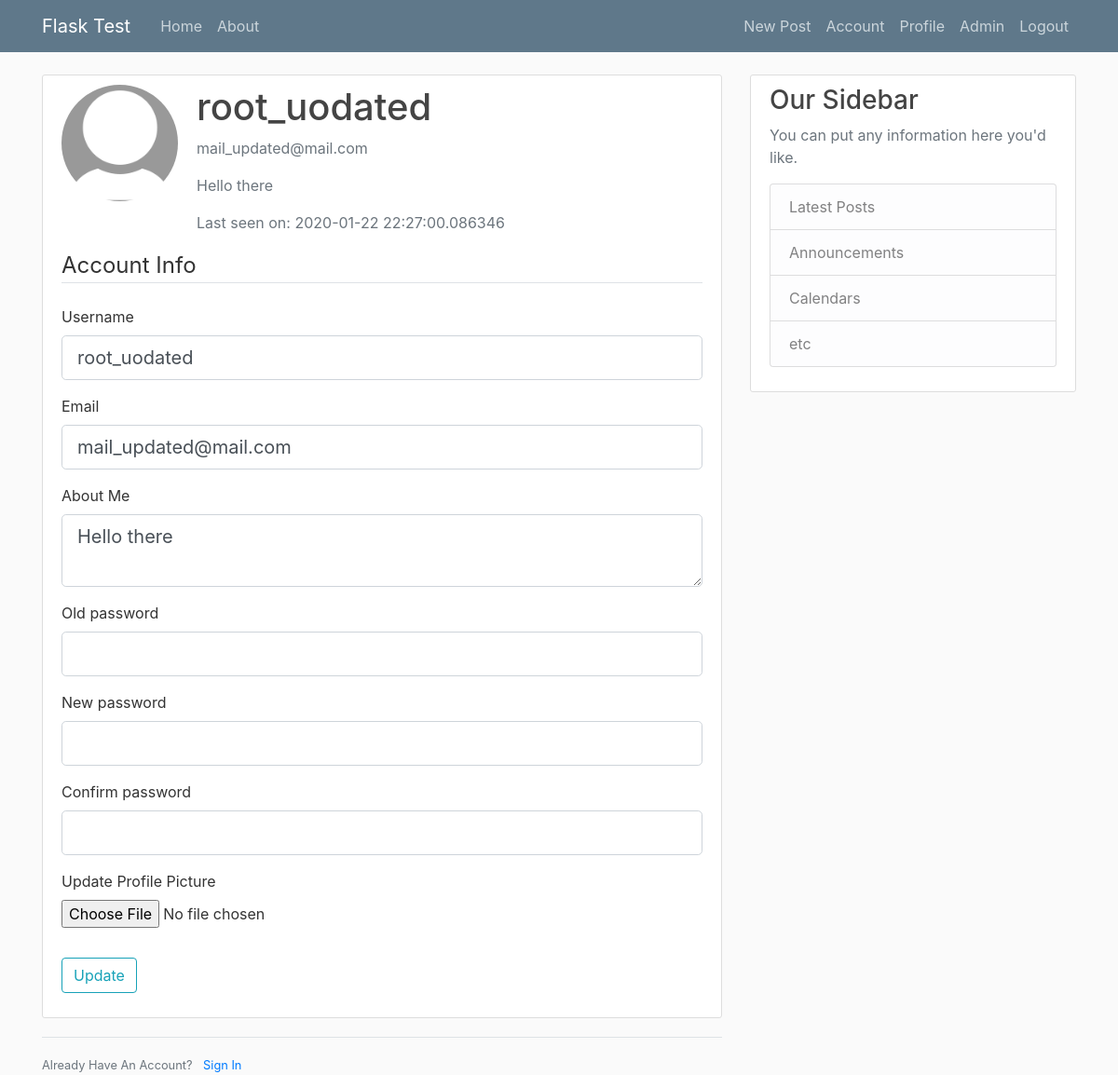
Screenshot of /account (signed in) with the database file from the repository.
### flaskblog/models.py (models this page shows, shortened)
class User(db.Model, UserMixin):
    id = db.Column(db.Integer, primary_key=True)
    username = db.Column(db.String(20), unique=True, nullable=False)
    email = db.Column(db.String(120), unique=True, nullable=False)
    image_file = db.Column(db.String(20), nullable=False,
                           default='default.jpg')
    password = db.Column(db.String(60), nullable=False)
    posts = db.relationship('Post', backref='author', lazy=True)
    about_me = db.Column(db.String(140))
    last_seen = db.Column(db.DateTime, default=datetime.utcnow)
    admin = db.Column(db.Boolean())
    notes = db.Column(db.UnicodeText)
    followed = db.relationship(
        'User', secondary=followers,
        primaryjoin=(followers.c.follower_id == id),
        secondaryjoin=(followers.c.followed_id == id),
        backref=db.backref('followers', lazy='dynamic'), lazy='dynamic')

### flaskblog/routes.py (the view)
@app.route("/account", methods=['GET', 'POST'])
@login_required
def account():
    form = UpdateAccountForm()
    if form.validate_on_submit():
        if form.picture.data:
            picture_file = save_picture(form.picture.data)
            current_user.image_file = picture_file
        current_user.username = form.username.data
        current_user.email = form.email.data
        current_user.about_me = form.about_me.data
        if bcrypt.check_password_hash(current_user.password,
                                      form.old_pass.data):
            hashed_password = bcrypt.generate_password_hash(
                form.new_pass.data).decode('utf-8')
            current_user.password = hashed_password
        else:
            flash('Old password is wrong!', 'danger')
            return redirect('account')
        db.session.commit()
        flash('Your account has been updated!', 'success')
        return redirect(url_for('account'))
    elif request.method == 'GET':
        form.username.data = current_user.username
        form.email.data = current_user.email
        form.about_me.data = current_user.about_me
    current_user_image_file = current_user.image_file.replace('\\', '/')
    image_file = url_for('static',
                         filename='profile_pics/' + current_user_image_file)
    return render_template('account.html', title='Account',
                           image_file=image_file, form=form)

### flaskblog/forms.py (shortened to what this page needs)
class UpdateAccountForm(FlaskForm):
    username = StringField('Username',
                           validators=[DataRequired(), Length(min=2, max=20)])
    email = StringField('Email', validators=[DataRequired(), Email()])
    about_me = TextAreaField('About Me')
    picture = FileField('Update Profile Picture',
                        validators=[FileAllowed(['jpg', 'png'])])
    old_pass = PasswordField('Old password', validators=[DataRequired()])
    new_pass = PasswordField('New password', validators=[DataRequired()])
    confirm_pass = PasswordField('Confirm password',
                                 validators=[DataRequired(),
                                             EqualTo('new_pass')])
    submit = SubmitField('Update')

### flaskblog/models.py (called while the page is built)
@login_manager.user_loader
def load_user(user_id):
    return User.query.get(int(user_id))

### flaskblog/routes.py (called while the page is built)
@app.before_request
def before_request():
    if current_user.is_authenticated:
        current_user.last_seen = datetime.utcnow()
        db.session.commit()

### flaskblog/templates/account.html (shortened to what this page needs)
{% extends "layout.html" %}
{% block content %}
    <div class="content-section">
        <div class="media">
            <img class="rounded-circle account-img" src="{{ image_file }}">
            <div class="media-body">
                <h2 class="account-heading">{{ current_user.username }}</h2>
                <p class="text-secondary">{{ current_user.email }}</p>
                <p class="text-secondary">{{ current_user.about_me }}</p>
                <p class="text-secondary">Last seen
                    on: {{ current_user.last_seen }}</p>
            </div>
        </div>
        <form method="POST" action="" enctype="multipart/form-data">
            <fieldset class="form-group">
                <legend class="border-bottom mb-4">Account Info</legend>
                <div class="form-group">
                    {{ form.username.label(class="form-control-label") }}
                    {% if form.username.errors %}
                        {{ form.username(class="form-control form-control-lg is-invalid") }}
                        <div class="invalid-feedback">
                            {% for error in form.username.errors %}
                                <span>{{ error }}</span>
                            {% endfor %}
                        </div>
                    {% else %}
                        {{ form.username(class="form-control form-control-lg") }}
                    {% endif %}
                </div>
                <div class="form-group">
                    {{ form.email.label(class="form-control-label") }}
                    {% if form.email.errors %}
                        {{ form.email(class="form-control form-control-lg is-invalid") }}
                        <div class="invalid-feedback">
                            {% for error in form.email.errors %}
                                <span>{{ error }}</span>
                            {% endfor %}
                        </div>
                    {% else %}
                        {{ form.email(class="form-control form-control-lg") }}
                    {% endif %}
                </div>
                <div class="form-group">
                    {{ form.about_me.label(class="form-control-label") }}
                    {% if form.about_me.errors %}
                        {{ form.about_me(class="form-control form-control-lg is-invalid") }}
                        <div class="invalid-feedback">
                            {% for error in form.about_me.errors %}
                                <span>{{ error }}</span>
                            {% endfor %}
                        </div>
                    {% else %}
                        {{ form.about_me(class="form-control form-control-lg") }}
                    {% endif %}
                </div>
                <div class="form-group">
                    {{ form.old_pass.label(class="form-control-label") }}
                    {% if form.old_pass.errors %}
                        {{ form.old_pass(class="form-control form-control-lg is-invalid") }}
                        <div class="invalid-feedback">
                            {% for error in form.old_pass.errors %}
                                <span>{{ error }}</span>
                            {% endfor %}
                        </div>
                    {% else %}
                        {{ form.old_pass(class="form-control form-control-lg") }}
                    {% endif %}
                </div>
                <div class="form-group">
                    {{ form.new_pass.label(class="form-control-label") }}
                    {% if form.new_pass.errors %}
                        {{ form.new_pass(class="form-control form-control-lg is-invalid") }}
                        <div class="invalid-feedback">
                            {% for error in form.new_pass.errors %}
                                <span>{{ error }}</span>
                            {% endfor %}
                        </div>
                    {% else %}
                        {{ form.new_pass(class="form-control form-control-lg") }}
                    {% endif %}
                </div>
                <div class="form-group">
                    {{ form.confirm_pass.label(class="form-control-label") }}
                    {% if form.confirm_pass.errors %}
                        {{ form.confirm_pass(class="form-control form-control-lg is-invalid") }}
                        <div class="invalid-feedback">
                            {% for error in form.confirm_pass.errors %}
                                <span>{{ error }}</span>
                            {% endfor %}
                        </div>
                    {% else %}
                        {{ form.confirm_pass(class="form-control form-control-lg") }}
                    {% endif %}
                </div>
                <div class="form-group">
                    {{ form.picture.label() }}
                    {{ form.picture(class="form-control-file") }}
                </div>
            </fieldset>
            <div class="form-group">
                {{ form.submit(class="btn btn-outline-info") }}
            </div>
        </form>
    </div>
    <div class="border-top pt-3">
        <small class="text-muted">
            Already Have An Account? <a class="ml-2"
                                        href="{{ url_for('login') }}">Sign
            In</a>
        </small>
    </div>
{% endblock content %}

### flaskblog/static/main.css (style rules this page uses)
body { background: #fafafa; color: #333333; margin-top: 5rem; }
h1, h2, h3, h4, h5, h6 { color: #444444; }
.content-section { background: #ffffff; padding: 10px 20px; border: 1px solid #dddddd; border-radius: 3px; margin-bottom: 20px; }
.account-img { height: 125px; width: 125px; margin-right: 20px; margin-bottom: 16px; }
.account-heading { font-size: 2.5rem; }

### rows the page displays
User: username "root_uodated", email "mail_updated@mail.com", about_me "Hello there", last_seen "2020-01-22 22:27:00.086346"
